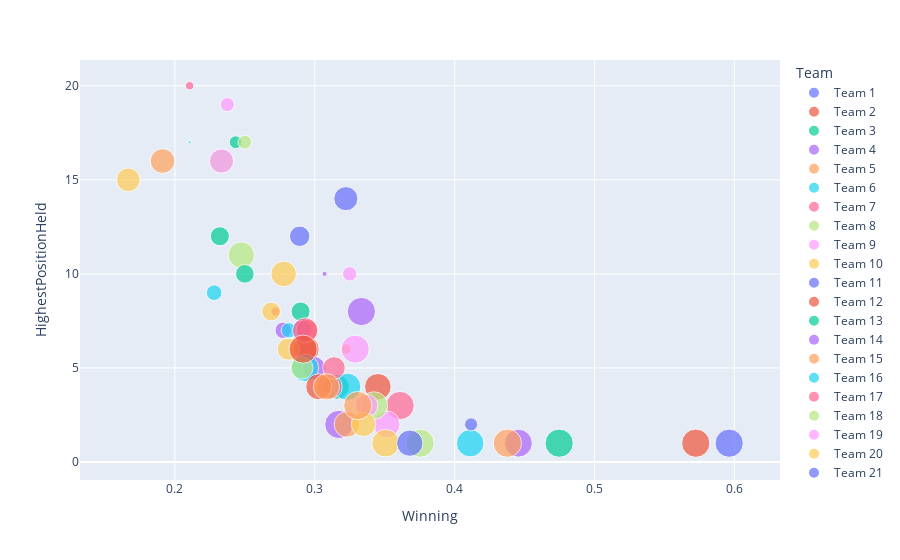

Write notebook code for a chart like this one.
### Code cell
# Young vs old team's performance

fig = px.scatter(data2, x="Winning", y="HighestPositionHeld",size="Experience",color='Team')
fig.show()

### Figure 1 — Plotly figure (JSON) as saved in the notebook; plotly's stock layout.template omitted (floating-point values rounded to 4 significant figures)
{"data": [{"hovertemplate": "Team=Team 1<br>Winning=%{x}<br>HighestPositionHeld=%{y}<br>Experience=%{marker.size}<extra></extra>", "legendgroup": "Team 1", "marker": {"color": "#636efa", "size": [88], "sizemode": "area", "sizeref": 0.22, "symbol": "circle"}, "mode": "markers", "name": "Team 1", "orientation": "v", "showlegend": true, "type": "scatter", "x": [0.5963], "xaxis": "x", "y": [1], "yaxis": "y"}, {"hovertemplate": "Team=Team 2<br>Winning=%{x}<br>HighestPositionHeld=%{y}<br>Experience=%{marker.size}<extra></extra>", "legendgroup": "Team 2", "marker": {"color": "#EF553B", "size": [88], "sizemode": "area", "sizeref": 0.22, "symbol": "circle"}, "mode": "markers", "name": "Team 2", "orientation": "v", "showlegend": true, "type": "scatter", "x": [0.5724], "xaxis": "x", "y": [1], "yaxis": "y"}, {"hovertemplate": "Team=Team 3<br>Winning=%{x}<br>HighestPositionHeld=%{y}<br>Experience=%{marker.size}<extra></extra>", "legendgroup": "Team 3", "marker": {"color": "#00cc96", "size": [88], "sizemode": "area", "sizeref": 0.22, "symbol": "circle"}, "mode": "markers", "name": "Team 3", "orientation": "v", "showlegend": true, "type": "scatter", "x": [0.4748], "xaxis": "x", "y": [1], "yaxis": "y"}, {"hovertemplate": "Team=Team 4<br>Winning=%{x}<br>HighestPositionHeld=%{y}<br>Experience=%{marker.size}<extra></extra>", "legendgroup": "Team 4", "marker": {"color": "#ab63fa", "size": [86], "sizemode": "area", "sizeref": 0.22, "symbol": "circle"}, "mode": "markers", "name": "Team 4", "orientation": "v", "showlegend": true, "type": "scatter", "x": [0.4456], "xaxis": "x", "y": [1], "yaxis": "y"}, {"hovertemplate": "Team=Team 5<br>Winning=%{x}<br>HighestPositionHeld=%{y}<br>Experience=%{marker.size}<extra></extra>", "legendgroup": "Team 5", "marker": {"color": "#FFA15A", "size": [88], "sizemode": "area", "sizeref": 0.22, "symbol": "circle"}, "mode": "markers", "name": "Team 5", "orientation": "v", "showlegend": true, "type": "scatter", "x": [0.4377], "xaxis": "x", "y": [1], "yaxis": "y"}, {"hovertemplate": "Team=Team 6<br>Winning=%{x}<br>HighestPositionHeld=%{y}<br>Experience=%{marker.size}<extra></extra>", "legendgroup": "Team 6", "marker": {"color": "#19d3f3", "size": [83], "sizemode": "area", "sizeref": 0.22, "symbol": "circle"}, "mode": "markers", "name": "Team 6", "orientation": "v", "showlegend": true, "type": "scatter", "x": [0.4111], "xaxis": "x", "y": [1], "yaxis": "y"}, {"hovertemplate": "Team=Team 7<br>Winning=%{x}<br>HighestPositionHeld=%{y}<br>Experience=%{marker.size}<extra></extra>", "legendgroup": "Team 7", "marker": {"color": "#FF6692", "size": [88], "sizemode": "area", "sizeref": 0.22, "symbol": "circle"}, "mode": "markers", "name": "Team 7", "orientation": "v", "showlegend": true, "type": "scatter", "x": [0.361], "xaxis": "x", "y": [3], "yaxis": "y"}, {"hovertemplate": "Team=Team 8<br>Winning=%{x}<br>HighestPositionHeld=%{y}<br>Experience=%{marker.size}<extra></extra>", "legendgroup": "Team 8", "marker": {"color": "#B6E880", "size": [88], "sizemode": "area", "sizeref": 0.22, "symbol": "circle"}, "mode": "markers", "name": "Team 8", "orientation": "v", "showlegend": true, "type": "scatter", "x": [0.3753], "xaxis": "x", "y": [1], "yaxis": "y"}, {"hovertemplate": "Team=Team 9<br>Winning=%{x}<br>HighestPositionHeld=%{y}<br>Experience=%{marker.size}<extra></extra>", "legendgroup": "Team 9", "marker": {"color": "#FF97FF", "size": [78], "sizemode": "area", "sizeref": 0.22, "symbol": "circle"}, "mode": "markers", "name": "Team 9", "orientation": "v", "showlegend": true, "type": "scatter", "x": [0.3515], "xaxis": "x", "y": [2], "yaxis": "y"}, {"hovertemplate": "Team=Team 10<br>Winning=%{x}<br>HighestPositionHeld=%{y}<br>Experience=%{marker.size}<extra></extra>", "legendgroup": "Team 10", "marker": {"color": "#FECB52", "size": [85], "sizemode": "area", "sizeref": 0.22, "symbol": "circle"}, "mode": "markers", "name": "Team 10", "orientation": "v", "showlegend": true, "type": "scatter", "x": [0.3507], "xaxis": "x", "y": [1], "yaxis": "y"}, {"hovertemplate": "Team=Team 11<br>Winning=%{x}<br>HighestPositionHeld=%{y}<br>Experience=%{marker.size}<extra></extra>", "legendgroup": "Team 11", "marker": {"color": "#636efa", "size": [76], "sizemode": "area", "sizeref": 0.22, "symbol": "circle"}, "mode": "markers", "name": "Team 11", "orientation": "v", "showlegend": true, "type": "scatter", "x": [0.368], "xaxis": "x", "y": [1], "yaxis": "y"}, {"hovertemplate": "Team=Team 12<br>Winning=%{x}<br>HighestPositionHeld=%{y}<br>Experience=%{marker.size}<extra></extra>", "legendgroup": "Team 12", "marker": {"color": "#EF553B", "size": [78], "sizemode": "area", "sizeref": 0.22, "symbol": "circle"}, "mode": "markers", "name": "Team 12", "orientation": "v", "showlegend": true, "type": "scatter", "x": [0.3451], "xaxis": "x", "y": [4], "yaxis": "y"}, {"hovertemplate": "Team=Team 13<br>Winning=%{x}<br>HighestPositionHeld=%{y}<br>Experience=%{marker.size}<extra></extra>", "legendgroup": "Team 13", "marker": {"color": "#00cc96", "size": [69], "sizemode": "area", "sizeref": 0.22, "symbol": "circle"}, "mode": "markers", "name": "Team 13", "orientation": "v", "showlegend": true, "type": "scatter", "x": [0.3158], "xaxis": "x", "y": [4], "yaxis": "y"}, {"hovertemplate": "Team=Team 14<br>Winning=%{x}<br>HighestPositionHeld=%{y}<br>Experience=%{marker.size}<extra></extra>", "legendgroup": "Team 14", "marker": {"color": "#ab63fa", "size": [88], "sizemode": "area", "sizeref": 0.22, "symbol": "circle"}, "mode": "markers", "name": "Team 14", "orientation": "v", "showlegend": true, "type": "scatter", "x": [0.3172], "xaxis": "x", "y": [2], "yaxis": "y"}, {"hovertemplate": "Team=Team 15<br>Winning=%{x}<br>HighestPositionHeld=%{y}<br>Experience=%{marker.size}<extra></extra>", "legendgroup": "Team 15", "marker": {"color": "#FFA15A", "size": [73], "sizemode": "area", "sizeref": 0.22, "symbol": "circle"}, "mode": "markers", "name": "Team 15", "orientation": "v", "showlegend": true, "type": "scatter", "x": [0.323], "xaxis": "x", "y": [2], "yaxis": "y"}, {"hovertemplate": "Team=Team 16<br>Winning=%{x}<br>HighestPositionHeld=%{y}<br>Experience=%{marker.size}<extra></extra>", "legendgroup": "Team 16", "marker": {"color": "#19d3f3", "size": [82], "sizemode": "area", "sizeref": 0.22, "symbol": "circle"}, "mode": "markers", "name": "Team 16", "orientation": "v", "showlegend": true, "type": "scatter", "x": [0.3232], "xaxis": "x", "y": [4], "yaxis": "y"}, {"hovertemplate": "Team=Team 17<br>Winning=%{x}<br>HighestPositionHeld=%{y}<br>Experience=%{marker.size}<extra></extra>", "legendgroup": "Team 17", "marker": {"color": "#FF6692", "size": [68], "sizemode": "area", "sizeref": 0.22, "symbol": "circle"}, "mode": "markers", "name": "Team 17", "orientation": "v", "showlegend": true, "type": "scatter", "x": [0.3108], "xaxis": "x", "y": [4], "yaxis": "y"}, {"hovertemplate": "Team=Team 18<br>Winning=%{x}<br>HighestPositionHeld=%{y}<br>Experience=%{marker.size}<extra></extra>", "legendgroup": "Team 18", "marker": {"color": "#B6E880", "size": [84], "sizemode": "area", "sizeref": 0.22, "symbol": "circle"}, "mode": "markers", "name": "Team 18", "orientation": "v", "showlegend": true, "type": "scatter", "x": [0.3423], "xaxis": "x", "y": [3], "yaxis": "y"}, {"hovertemplate": "Team=Team 19<br>Winning=%{x}<br>HighestPositionHeld=%{y}<br>Experience=%{marker.size}<extra></extra>", "legendgroup": "Team 19", "marker": {"color": "#FF97FF", "size": [57], "sizemode": "area", "sizeref": 0.22, "symbol": "circle"}, "mode": "markers", "name": "Team 19", "orientation": "v", "showlegend": true, "type": "scatter", "x": [0.337], "xaxis": "x", "y": [3], "yaxis": "y"}, {"hovertemplate": "Team=Team 20<br>Winning=%{x}<br>HighestPositionHeld=%{y}<br>Experience=%{marker.size}<extra></extra>", "legendgroup": "Team 20", "marker": {"color": "#FECB52", "size": [66], "sizemode": "area", "sizeref": 0.22, "symbol": "circle"}, "mode": "markers", "name": "Team 20", "orientation": "v", "showlegend": true, "type": "scatter", "x": [0.3349], "xaxis": "x", "y": [2], "yaxis": "y"}, {"hovertemplate": "Team=Team 21<br>Winning=%{x}<br>HighestPositionHeld=%{y}<br>Experience=%{marker.size}<extra></extra>", "legendgroup": "Team 21", "marker": {"color": "#636efa", "size": [19], "sizemode": "area", "sizeref": 0.22, "symbol": "circle"}, "mode": "markers", "name": "Team 21", "orientation": "v", "showlegend": true, "type": "scatter", "x": [0.4118], "xaxis": "x", "y": [2], "yaxis": "y"}, {"hovertemplate": "Team=Team 22<br>Winning=%{x}<br>HighestPositionHeld=%{y}<br>Experience=%{marker.size}<extra></extra>", "legendgroup": "Team 22", "marker": {"color": "#EF553B", "size": [76], "sizemode": "area", "sizeref": 0.22, "symbol": "circle"}, "mode": "markers", "name": "Team 22", "orientation": "v", "showlegend": true, "type": "scatter", "x": [0.2938], "xaxis": "x", "y": [6], "yaxis": "y"}, {"hovertemplate": "Team=Team 23<br>Winning=%{x}<br>HighestPositionHeld=%{y}<br>Experience=%{marker.size}<extra></extra>", "legendgroup": "Team 23", "marker": {"color": "#00cc96", "size": [40], "sizemode": "area", "sizeref": 0.22, "symbol": "circle"}, "mode": "markers", "name": "Team 23", "orientation": "v", "showlegend": true, "type": "scatter", "x": [0.2899], "xaxis": "x", "y": [8], "yaxis": "y"}, {"hovertemplate": "Team=Team 24<br>Winning=%{x}<br>HighestPositionHeld=%{y}<br>Experience=%{marker.size}<extra></extra>", "legendgroup": "Team 24", "marker": {"color": "#ab63fa", "size": [58], "sizemode": "area", "sizeref": 0.22, "symbol": "circle"}, "mode": "markers", "name": "Team 24", "orientation": "v", "showlegend": true, "type": "scatter", "x": [0.2994], "xaxis": "x", "y": [5], "yaxis": "y"}, {"hovertemplate": "Team=Team 25<br>Winning=%{x}<br>HighestPositionHeld=%{y}<br>Experience=%{marker.size}<extra></extra>", "legendgroup": "Team 25", "marker": {"color": "#FFA15A", "size": [13], "sizemode": "area", "sizeref": 0.22, "symbol": "circle"}, "mode": "markers", "name": "Team 25", "orientation": "v", "showlegend": true, "type": "scatter", "x": [0.3224], "xaxis": "x", "y": [6], "yaxis": "y"}, {"hovertemplate": "Team=Team 26<br>Winning=%{x}<br>HighestPositionHeld=%{y}<br>Experience=%{marker.size}<extra></extra>", "legendgroup": "Team 26", "marker": {"color": "#19d3f3", "size": [82], "sizemode": "area", "sizeref": 0.22, "symbol": "circle"}, "mode": "markers", "name": "Team 26", "orientation": "v", "showlegend": true, "type": "scatter", "x": [0.293], "xaxis": "x", "y": [5], "yaxis": "y"}, {"hovertemplate": "Team=Team 27<br>Winning=%{x}<br>HighestPositionHeld=%{y}<br>Experience=%{marker.size}<extra></extra>", "legendgroup": "Team 27", "marker": {"color": "#FF6692", "size": [56], "sizemode": "area", "sizeref": 0.22, "symbol": "circle"}, "mode": "markers", "name": "Team 27", "orientation": "v", "showlegend": true, "type": "scatter", "x": [0.3138], "xaxis": "x", "y": [5], "yaxis": "y"}, {"hovertemplate": "Team=Team 28<br>Winning=%{x}<br>HighestPositionHeld=%{y}<br>Experience=%{marker.size}<extra></extra>", "legendgroup": "Team 28", "marker": {"color": "#B6E880", "size": [77], "sizemode": "area", "sizeref": 0.22, "symbol": "circle"}, "mode": "markers", "name": "Team 28", "orientation": "v", "showlegend": true, "type": "scatter", "x": [0.2474], "xaxis": "x", "y": [11], "yaxis": "y"}, {"hovertemplate": "Team=Team 29<br>Winning=%{x}<br>HighestPositionHeld=%{y}<br>Experience=%{marker.size}<extra></extra>", "legendgroup": "Team 29", "marker": {"color": "#FF97FF", "size": [87], "sizemode": "area", "sizeref": 0.22, "symbol": "circle"}, "mode": "markers", "name": "Team 29", "orientation": "v", "showlegend": true, "type": "scatter", "x": [0.3289], "xaxis": "x", "y": [6], "yaxis": "y"}, {"hovertemplate": "Team=Team 30<br>Winning=%{x}<br>HighestPositionHeld=%{y}<br>Experience=%{marker.size}<extra></extra>", "legendgroup": "Team 30", "marker": {"color": "#FECB52", "size": [54], "sizemode": "area", "sizeref": 0.22, "symbol": "circle"}, "mode": "markers", "name": "Team 30", "orientation": "v", "showlegend": true, "type": "scatter", "x": [0.2811], "xaxis": "x", "y": [6], "yaxis": "y"}, {"hovertemplate": "Team=Team 31<br>Winning=%{x}<br>HighestPositionHeld=%{y}<br>Experience=%{marker.size}<extra></extra>", "legendgroup": "Team 31", "marker": {"color": "#636efa", "size": [43], "sizemode": "area", "sizeref": 0.22, "symbol": "circle"}, "mode": "markers", "name": "Team 31", "orientation": "v", "showlegend": true, "type": "scatter", "x": [0.2908], "xaxis": "x", "y": [7], "yaxis": "y"}, {"hovertemplate": "Team=Team 32<br>Winning=%{x}<br>HighestPositionHeld=%{y}<br>Experience=%{marker.size}<extra></extra>", "legendgroup": "Team 32", "marker": {"color": "#EF553B", "size": [74], "sizemode": "area", "sizeref": 0.22, "symbol": "circle"}, "mode": "markers", "name": "Team 32", "orientation": "v", "showlegend": true, "type": "scatter", "x": [0.3028], "xaxis": "x", "y": [4], "yaxis": "y"}, {"hovertemplate": "Team=Team 33<br>Winning=%{x}<br>HighestPositionHeld=%{y}<br>Experience=%{marker.size}<extra></extra>", "legendgroup": "Team 33", "marker": {"color": "#00cc96", "size": [40], "sizemode": "area", "sizeref": 0.22, "symbol": "circle"}, "mode": "markers", "name": "Team 33", "orientation": "v", "showlegend": true, "type": "scatter", "x": [0.2321], "xaxis": "x", "y": [12], "yaxis": "y"}, {"hovertemplate": "Team=Team 34<br>Winning=%{x}<br>HighestPositionHeld=%{y}<br>Experience=%{marker.size}<extra></extra>", "legendgroup": "Team 34", "marker": {"color": "#ab63fa", "size": [30], "sizemode": "area", "sizeref": 0.22, "symbol": "circle"}, "mode": "markers", "name": "Team 34", "orientation": "v", "showlegend": true, "type": "scatter", "x": [0.2775], "xaxis": "x", "y": [7], "yaxis": "y"}, {"hovertemplate": "Team=Team 35<br>Winning=%{x}<br>HighestPositionHeld=%{y}<br>Experience=%{marker.size}<extra></extra>", "legendgroup": "Team 35", "marker": {"color": "#FFA15A", "size": [76], "sizemode": "area", "sizeref": 0.22, "symbol": "circle"}, "mode": "markers", "name": "Team 35", "orientation": "v", "showlegend": true, "type": "scatter", "x": [0.3084], "xaxis": "x", "y": [4], "yaxis": "y"}, {"hovertemplate": "Team=Team 36<br>Winning=%{x}<br>HighestPositionHeld=%{y}<br>Experience=%{marker.size}<extra></extra>", "legendgroup": "Team 36", "marker": {"color": "#19d3f3", "size": [26], "sizemode": "area", "sizeref": 0.22, "symbol": "circle"}, "mode": "markers", "name": "Team 36", "orientation": "v", "showlegend": true, "type": "scatter", "x": [0.2815], "xaxis": "x", "y": [7], "yaxis": "y"}, {"hovertemplate": "Team=Team 37<br>Winning=%{x}<br>HighestPositionHeld=%{y}<br>Experience=%{marker.size}<extra></extra>", "legendgroup": "Team 37", "marker": {"color": "#FF6692", "size": [10], "sizemode": "area", "sizeref": 0.22, "symbol": "circle"}, "mode": "markers", "name": "Team 37", "orientation": "v", "showlegend": true, "type": "scatter", "x": [0.2719], "xaxis": "x", "y": [8], "yaxis": "y"}, {"hovertemplate": "Team=Team 38<br>Winning=%{x}<br>HighestPositionHeld=%{y}<br>Experience=%{marker.size}<extra></extra>", "legendgroup": "Team 38", "marker": {"color": "#B6E880", "size": [55], "sizemode": "area", "sizeref": 0.22, "symbol": "circle"}, "mode": "markers", "name": "Team 38", "orientation": "v", "showlegend": true, "type": "scatter", "x": [0.2908], "xaxis": "x", "y": [5], "yaxis": "y"}, {"hovertemplate": "Team=Team 39<br>Winning=%{x}<br>HighestPositionHeld=%{y}<br>Experience=%{marker.size}<extra></extra>", "legendgroup": "Team 39", "marker": {"color": "#FF97FF", "size": [23], "sizemode": "area", "sizeref": 0.22, "symbol": "circle"}, "mode": "markers", "name": "Team 39", "orientation": "v", "showlegend": true, "type": "scatter", "x": [0.325], "xaxis": "x", "y": [10], "yaxis": "y"}, {"hovertemplate": "Team=Team 40<br>Winning=%{x}<br>HighestPositionHeld=%{y}<br>Experience=%{marker.size}<extra></extra>", "legendgroup": "Team 40", "marker": {"color": "#FECB52", "size": [39], "sizemode": "area", "sizeref": 0.22, "symbol": "circle"}, "mode": "markers", "name": "Team 40", "orientation": "v", "showlegend": true, "type": "scatter", "x": [0.2688], "xaxis": "x", "y": [8], "yaxis": "y"}, {"hovertemplate": "Team=Team 41<br>Winning=%{x}<br>HighestPositionHeld=%{y}<br>Experience=%{marker.size}<extra></extra>", "legendgroup": "Team 41", "marker": {"color": "#636efa", "size": [46], "sizemode": "area", "sizeref": 0.22, "symbol": "circle"}, "mode": "markers", "name": "Team 41", "orientation": "v", "showlegend": true, "type": "scatter", "x": [0.2892], "xaxis": "x", "y": [12], "yaxis": "y"}, {"hovertemplate": "Team=Team 42<br>Winning=%{x}<br>HighestPositionHeld=%{y}<br>Experience=%{marker.size}<extra></extra>", "legendgroup": "Team 42", "marker": {"color": "#EF553B", "size": [54], "sizemode": "area", "sizeref": 0.22, "symbol": "circle"}, "mode": "markers", "name": "Team 42", "orientation": "v", "showlegend": true, "type": "scatter", "x": [0.2944], "xaxis": "x", "y": [7], "yaxis": "y"}, {"hovertemplate": "Team=Team 43<br>Winning=%{x}<br>HighestPositionHeld=%{y}<br>Experience=%{marker.size}<extra></extra>", "legendgroup": "Team 43", "marker": {"color": "#00cc96", "size": [18], "sizemode": "area", "sizeref": 0.22, "symbol": "circle"}, "mode": "markers", "name": "Team 43", "orientation": "v", "showlegend": true, "type": "scatter", "x": [0.2434], "xaxis": "x", "y": [17], "yaxis": "y"}, {"hovertemplate": "Team=Team 44<br>Winning=%{x}<br>HighestPositionHeld=%{y}<br>Experience=%{marker.size}<extra></extra>", "legendgroup": "Team 44", "marker": {"color": "#ab63fa", "size": [3], "sizemode": "area", "sizeref": 0.22, "symbol": "circle"}, "mode": "markers", "name": "Team 44", "orientation": "v", "showlegend": true, "type": "scatter", "x": [0.307], "xaxis": "x", "y": [10], "yaxis": "y"}, {"hovertemplate": "Team=Team 45<br>Winning=%{x}<br>HighestPositionHeld=%{y}<br>Experience=%{marker.size}<extra></extra>", "legendgroup": "Team 45", "marker": {"color": "#FFA15A", "size": [88], "sizemode": "area", "sizeref": 0.22, "symbol": "circle"}, "mode": "markers", "name": "Team 45", "orientation": "v", "showlegend": true, "type": "scatter", "x": [0.3308], "xaxis": "x", "y": [3], "yaxis": "y"}, {"hovertemplate": "Team=Team 46<br>Winning=%{x}<br>HighestPositionHeld=%{y}<br>Experience=%{marker.size}<extra></extra>", "legendgroup": "Team 46", "marker": {"color": "#19d3f3", "size": [27], "sizemode": "area", "sizeref": 0.22, "symbol": "circle"}, "mode": "markers", "name": "Team 46", "orientation": "v", "showlegend": true, "type": "scatter", "x": [0.2281], "xaxis": "x", "y": [9], "yaxis": "y"}, {"hovertemplate": "Team=Team 47<br>Winning=%{x}<br>HighestPositionHeld=%{y}<br>Experience=%{marker.size}<extra></extra>", "legendgroup": "Team 47", "marker": {"color": "#FF6692", "size": [70], "sizemode": "area", "sizeref": 0.22, "symbol": "circle"}, "mode": "markers", "name": "Team 47", "orientation": "v", "showlegend": true, "type": "scatter", "x": [0.2931], "xaxis": "x", "y": [7], "yaxis": "y"}, {"hovertemplate": "Team=Team 48<br>Winning=%{x}<br>HighestPositionHeld=%{y}<br>Experience=%{marker.size}<extra></extra>", "legendgroup": "Team 48", "marker": {"color": "#B6E880", "size": [21], "sizemode": "area", "sizeref": 0.22, "symbol": "circle"}, "mode": "markers", "name": "Team 48", "orientation": "v", "showlegend": true, "type": "scatter", "x": [0.25], "xaxis": "x", "y": [17], "yaxis": "y"}, {"hovertemplate": "Team=Team 49<br>Winning=%{x}<br>HighestPositionHeld=%{y}<br>Experience=%{marker.size}<extra></extra>", "legendgroup": "Team 49", "marker": {"color": "#FF97FF", "size": [22], "sizemode": "area", "sizeref": 0.22, "symbol": "circle"}, "mode": "markers", "name": "Team 49", "orientation": "v", "showlegend": true, "type": "scatter", "x": [0.2375], "xaxis": "x", "y": [19], "yaxis": "y"}, {"hovertemplate": "Team=Team 50<br>Winning=%{x}<br>HighestPositionHeld=%{y}<br>Experience=%{marker.size}<extra></extra>", "legendgroup": "Team 50", "marker": {"color": "#FECB52", "size": [72], "sizemode": "area", "sizeref": 0.22, "symbol": "circle"}, "mode": "markers", "name": "Team 50", "orientation": "v", "showlegend": true, "type": "scatter", "x": [0.2778], "xaxis": "x", "y": [10], "yaxis": "y"}, {"hovertemplate": "Team=Team 51<br>Winning=%{x}<br>HighestPositionHeld=%{y}<br>Experience=%{marker.size}<extra></extra>", "legendgroup": "Team 51", "marker": {"color": "#636efa", "size": [64], "sizemode": "area", "sizeref": 0.22, "symbol": "circle"}, "mode": "markers", "name": "Team 51", "orientation": "v", "showlegend": true, "type": "scatter", "x": [0.3222], "xaxis": "x", "y": [14], "yaxis": "y"}, {"hovertemplate": "Team=Team 52<br>Winning=%{x}<br>HighestPositionHeld=%{y}<br>Experience=%{marker.size}<extra></extra>", "legendgroup": "Team 52", "marker": {"color": "#EF553B", "size": [88], "sizemode": "area", "sizeref": 0.22, "symbol": "circle"}, "mode": "markers", "name": "Team 52", "orientation": "v", "showlegend": true, "type": "scatter", "x": [0.2917], "xaxis": "x", "y": [6], "yaxis": "y"}, {"hovertemplate": "Team=Team 53<br>Winning=%{x}<br>HighestPositionHeld=%{y}<br>Experience=%{marker.size}<extra></extra>", "legendgroup": "Team 53", "marker": {"color": "#00cc96", "size": [38], "sizemode": "area", "sizeref": 0.22, "symbol": "circle"}, "mode": "markers", "name": "Team 53", "orientation": "v", "showlegend": true, "type": "scatter", "x": [0.25], "xaxis": "x", "y": [10], "yaxis": "y"}, {"hovertemplate": "Team=Team 54<br>Winning=%{x}<br>HighestPositionHeld=%{y}<br>Experience=%{marker.size}<extra></extra>", "legendgroup": "Team 54", "marker": {"color": "#ab63fa", "size": [88], "sizemode": "area", "sizeref": 0.22, "symbol": "circle"}, "mode": "markers", "name": "Team 54", "orientation": "v", "showlegend": true, "type": "scatter", "x": [0.3333], "xaxis": "x", "y": [8], "yaxis": "y"}, {"hovertemplate": "Team=Team 55<br>Winning=%{x}<br>HighestPositionHeld=%{y}<br>Experience=%{marker.size}<extra></extra>", "legendgroup": "Team 55", "marker": {"color": "#FFA15A", "size": [67], "sizemode": "area", "sizeref": 0.22, "symbol": "circle"}, "mode": "markers", "name": "Team 55", "orientation": "v", "showlegend": true, "type": "scatter", "x": [0.1912], "xaxis": "x", "y": [16], "yaxis": "y"}, {"hovertemplate": "Team=Team 56<br>Winning=%{x}<br>HighestPositionHeld=%{y}<br>Experience=%{marker.size}<extra></extra>", "legendgroup": "Team 56", "marker": {"color": "#19d3f3", "size": [1], "sizemode": "area", "sizeref": 0.22, "symbol": "circle"}, "mode": "markers", "name": "Team 56", "orientation": "v", "showlegend": true, "type": "scatter", "x": [0.2105], "xaxis": "x", "y": [17], "yaxis": "y"}, {"hovertemplate": "Team=Team 57<br>Winning=%{x}<br>HighestPositionHeld=%{y}<br>Experience=%{marker.size}<extra></extra>", "legendgroup": "Team 57", "marker": {"color": "#FF6692", "size": [8], "sizemode": "area", "sizeref": 0.22, "symbol": "circle"}, "mode": "markers", "name": "Team 57", "orientation": "v", "showlegend": true, "type": "scatter", "x": [0.2105], "xaxis": "x", "y": [20], "yaxis": "y"}, {"hovertemplate": "Team=Team 58<br>Winning=%{x}<br>HighestPositionHeld=%{y}<br>Experience=%{marker.size}<extra></extra>", "legendgroup": "Team 58", "marker": {"color": "#B6E880", "size": [61], "sizemode": "area", "sizeref": 0.22, "symbol": "circle"}, "mode": "markers", "name": "Team 58", "orientation": "v", "showlegend": true, "type": "scatter", "x": [0.2333], "xaxis": "x", "y": [16], "yaxis": "y"}, {"hovertemplate": "Team=Team 59<br>Winning=%{x}<br>HighestPositionHeld=%{y}<br>Experience=%{marker.size}<extra></extra>", "legendgroup": "Team 59", "marker": {"color": "#FF97FF", "size": [66], "sizemode": "area", "sizeref": 0.22, "symbol": "circle"}, "mode": "markers", "name": "Team 59", "orientation": "v", "showlegend": true, "type": "scatter", "x": [0.2333], "xaxis": "x", "y": [16], "yaxis": "y"}, {"hovertemplate": "Team=Team 60<br>Winning=%{x}<br>HighestPositionHeld=%{y}<br>Experience=%{marker.size}<extra></extra>", "legendgroup": "Team 60", "marker": {"color": "#FECB52", "size": [62], "sizemode": "area", "sizeref": 0.22, "symbol": "circle"}, "mode": "markers", "name": "Team 60", "orientation": "v", "showlegend": true, "type": "scatter", "x": [0.1667], "xaxis": "x", "y": [15], "yaxis": "y"}, {"hovertemplate": "Team=Team 61<br>Winning=%{x}<br>HighestPositionHeld=%{y}<br>Experience=%{marker.size}<extra></extra>", "legendgroup": "Team 61", "marker": {"color": "#636efa", "size": [0], "sizemode": "area", "sizeref": 0.22, "symbol": "circle"}, "mode": "markers", "name": "Team 61", "orientation": "v", "showlegend": true, "type": "scatter", "x": [null], "xaxis": "x", "y": [9], "yaxis": "y"}], "layout": {"legend": {"itemsizing": "constant", "title": {"text": "Team"}, "tracegroupgap": 0}, "margin": {"t": 60}, "xaxis": {"anchor": "y", "domain": [0, 1], "title": {"text": "Winning"}}, "yaxis": {"anchor": "x", "domain": [0, 1], "title": {"text": "HighestPositionHeld"}}}}
